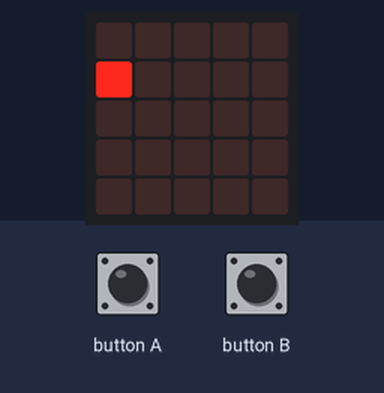
A program run on a simulated BBC micro:bit (MakeCode). Shown: the board's 5×5 LED display. The inputs (shaded band) are chosen by the test bench.

Above: at 1.6 s.
1.7 s: button A pressed for 0.15 s
At 2.7 s:
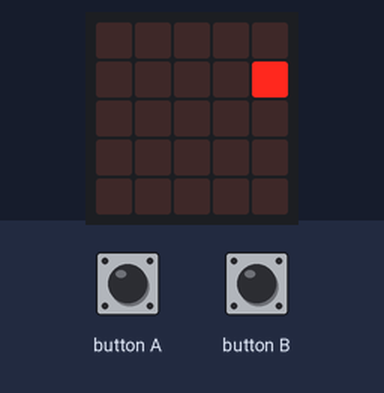
4.8 s: button B pressed for 0.15 s
At 5.6 s:
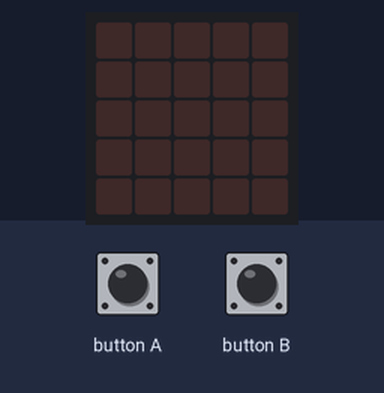
7.9 s: button B pressed for 0.15 s
At 9.8 s:
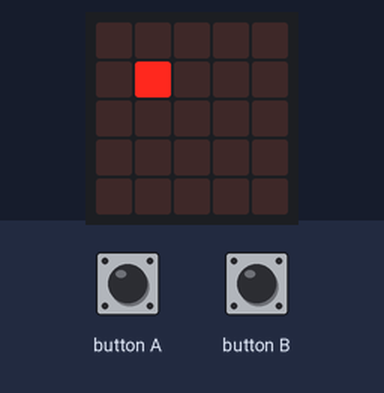
11.0 s: button B pressed for 0.15 s
At 12.3 s:
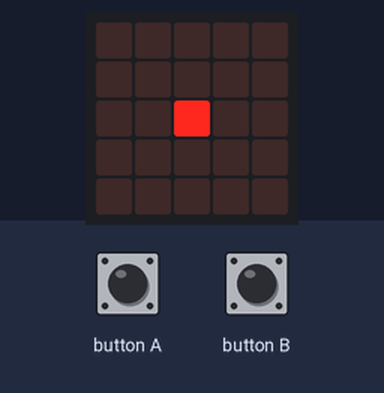
14.1 s: button A pressed for 0.15 s
At 15.3 s:
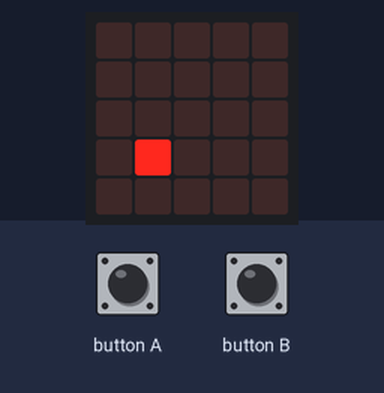
17.2 s: button B pressed for 0.15 s
At 18.8 s:
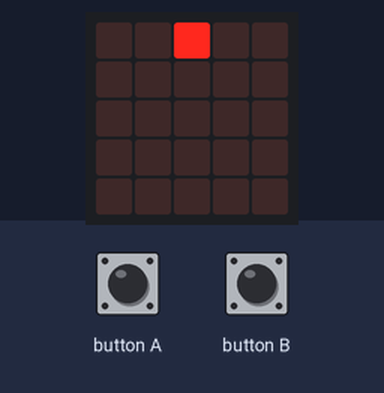
Timing chart, 0 to 20.3 s (numbered marks = the images above; inputs shaded):
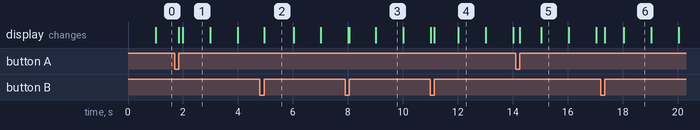

The program:

main.ts
```typescript
input.onButtonPressed(Button.A, function () {
    led.unplot(x, y)
    x += -1
    led.plot(x, y)
    if (x < 0) {
        y += -1
        x += 5
    }
    if (y > 5) {
        y += 5
        x += 0
    }
})
input.onButtonPressed(Button.B, function () {
    led.unplot(x, y)
    x += 1
    led.plot(x, y)
    if (x > 4) {
        y += 1
        x += -5
    }
    if (y > 4) {
        y += -5
        x += 0
    }
})
let y = 0
let x = 0
x = 0
y = 0
basic.forever(function () {
    led.plot(x, y)
    while (y > 0) {
        led.plot(x, y)
        basic.pause(1000)
        led.unplot(x, y)
        y += -1
        led.plot(x, y)
    }
    while (y < 4) {
        led.plot(x, y)
        basic.pause(1000)
        led.unplot(x, y)
        y += 1
        led.plot(x, y)
    }
})
```

test.ts
```typescript
// les tests vont ici ; cela ne sera pas compilé si ce paquet est utilisé en tant qu'extension.
```

Measured:
- after the input at 1.7 s, the display: first changes after 0.15 s (image 1 shows a later state)
- after the input at 4.8 s, the display: changes after 0.15 s (image 2)
- after the input at 7.9 s, the display: first differs from a run without the input after 0.15 s (image 3 shows a later state)
- after the input at 11.0 s, the display: first differs from a run without the input after 0.15 s (image 4 shows a later state)
- after the input at 14.1 s, the display: first changes after 0.15 s (image 5 shows a later state)
- after the input at 17.2 s, the display: first changes after 0.15 s (image 6 shows a later state)
- what the display in image 1 shows lasts 1.0 s, from 2.0 s to 3.0 s
